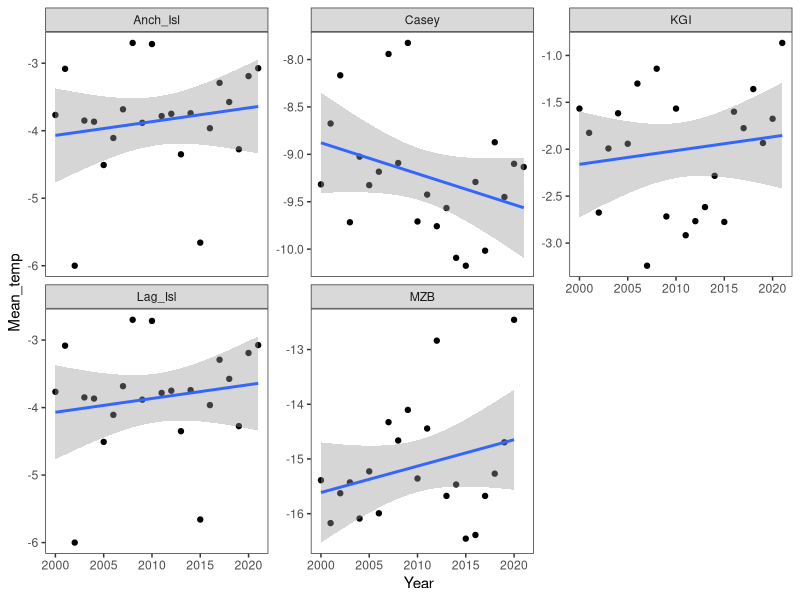
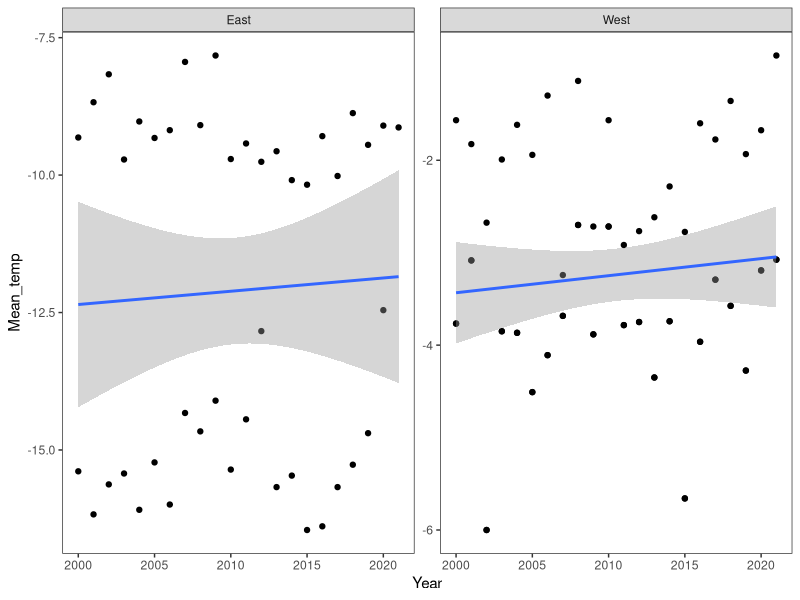
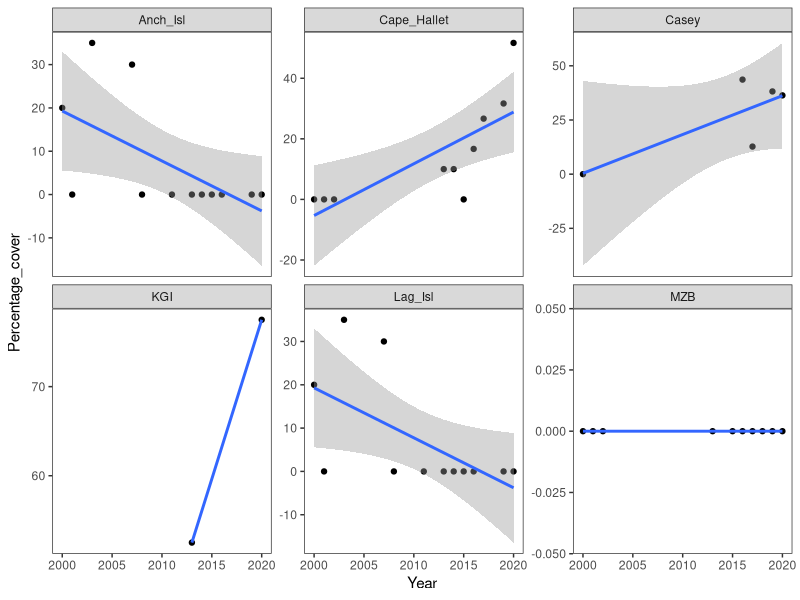
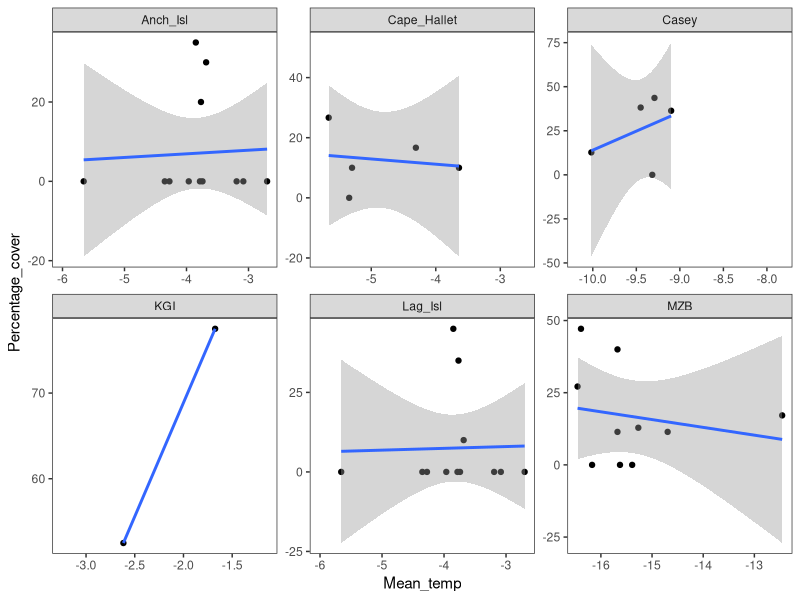

The R script that drew these images, in order:
# Data analysis
# Colombe Stevens
# 01.03.2022

# Workflow ----

# Library ----
library(tidyverse)
library(ggplot2)

# CHANGE DATA SET IN FIRST SECTIONS 

# Importing data ----
Mean_temps <- read.csv("Mean_temperatures.csv")
Vegetation <- read.csv("Vegetation_cover.csv")
data <- read.csv("Tidy_data.csv")

# TEMPERATURE CHANGE OVER TIME ----

# Checking T data distribution
#(temp_hist <- ggplot(Mean_temps, aes(x = Mean_temp)) +
# geom_histogram() +
#  facet_wrap(~ Site, scales = "free"))

# Plotting temperature over time per site
(temp_scatter <- ggplot(Mean_temps, aes(x = Year, y = Mean_temp)) +
  geom_point() +
  geom_smooth(method = "lm") +
  facet_wrap(~Site, scales = "free_y") +
  theme_bw() +
  theme(panel.grid = element_blank()))

# Plotting temperature over time per region
(temp_scatter <- ggplot(Mean_temps, aes(x = Year, y = Mean_temp)) +
    geom_point() +
    geom_smooth(method = "lm") +
    facet_wrap(~Region, scales = "free_y") +
    theme_bw() +
    theme(panel.grid = element_blank())) # maybe should calculate T mean beforehand?

# VEGETATION COVER CHANGE OVER TIME ----
(veg_scatter <- ggplot(Vegetation, aes(x = Year, y = Percentage_cover)) +
   geom_point() +
   geom_smooth(method = "lm") +
   facet_wrap(~Site, scales = "free_y") +
   theme_bw() +
   theme(panel.grid = (element_blank())))

# VEGETATION COVER CHANGE IN RESPONSE TO TEMPERATURE ----
(veg_temp <- ggplot(data, aes(x = Mean_temp, y = Percentage_cover)) +
   geom_point() +
   geom_smooth(method = "lm") +
   facet_wrap(~Site, scales = "free") +
   theme_bw() +
   theme(panel.grid = element_blank()))




